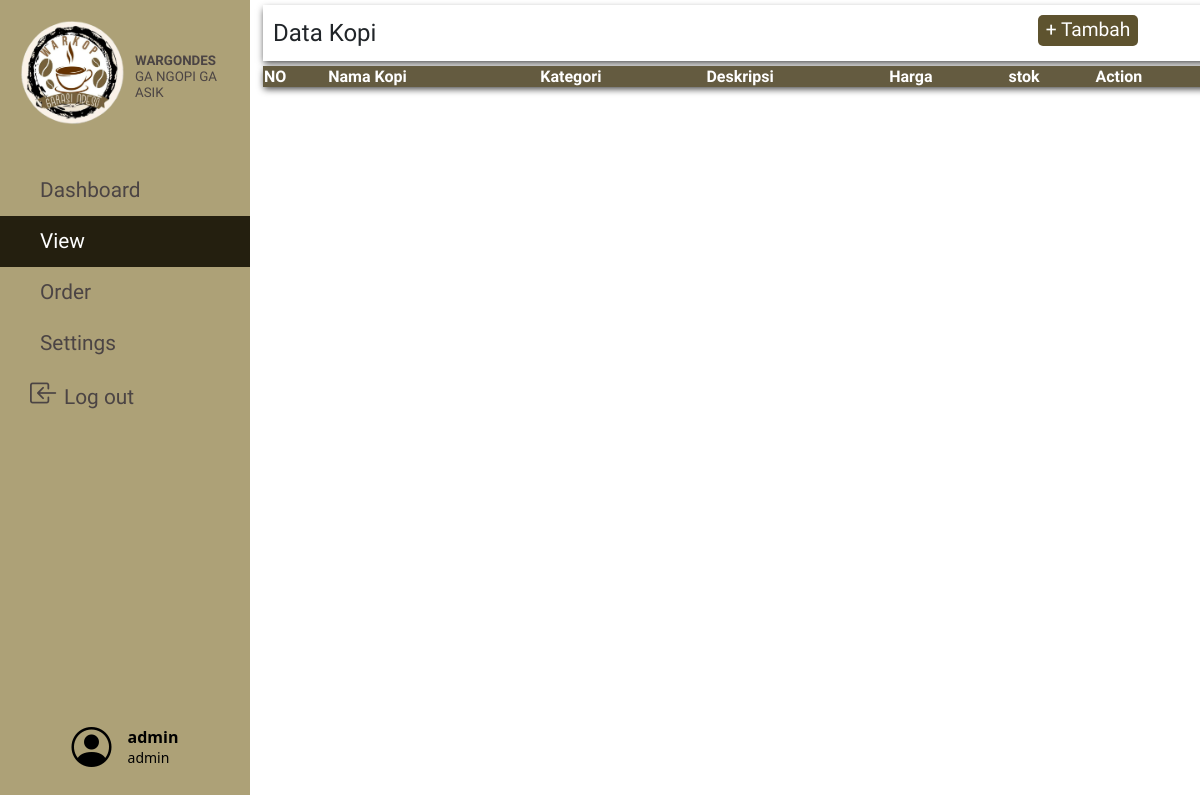
The page /php/viewProductPage.php (signed in) on the database as committed earlier.
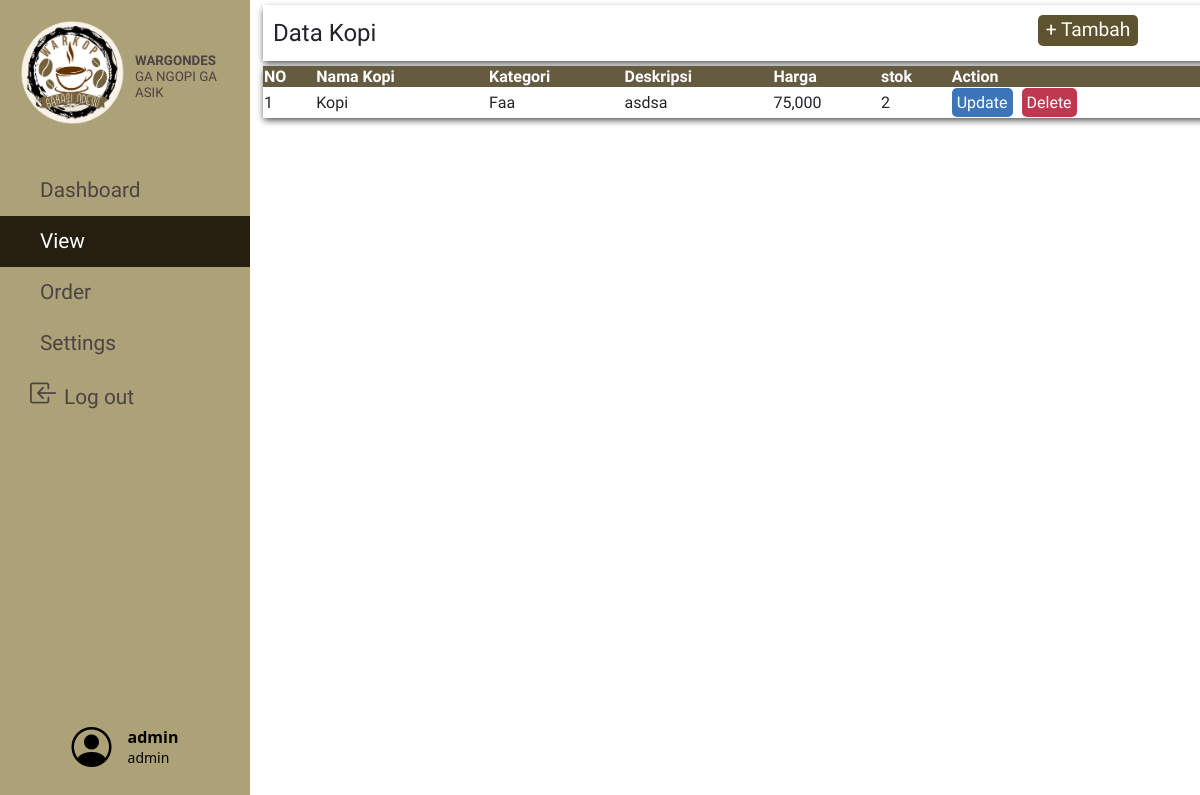
The same page on the database as committed later.
### tables this page shows
CREATE TABLE `kopi` (
  `id_kopi` int(11) NOT NULL,
  `id_kategori` int(11) NOT NULL,
  `namakopi` varchar(25) NOT NULL,
  `deskripsi` varchar(25) NOT NULL,
  `stok` int(11) NOT NULL,
  `harga` bigint(100) NOT NULL
);

CREATE TABLE `kategori` (
  `id_kategori` int(11) NOT NULL,
  `nama_kategori` text NOT NULL
);

### php/viewProductPage.php (the view, shortened to what this page needs)
<html>
	<?php $page = 'viewPage'; include('../include/header.php');?>
	<?php include('../include/navbar.php');?>
	<?php include('../database/db.php');?>
	<body style="background:url('https://img.freepik.com/free-photo/right-corner-coffee-beans-with-copy-space_23-2148255026.jpg?w=826&t=st=1690722306~exp=1690722906~hmac=857df898b9099e272b7c4738dd9a2e88d4b1ef4aa3c55a6ebd3c8b798e20c916');background-repeat:no-repeat;
background-position: center center;background-size: cover;">
		<div class="label productList">Data Kopi
			<button id="myBtn" style="width:100px;">+ Tambah</button>
		</div>
		<table id="product_list" class="dataTables_wrapper no-footer">
			<thead>
				<tr>
					<th>NO</th>
					<th>Nama Kopi</th>
					<th>Kategori</th>
					<th>Deskripsi</th>
					<th>Harga</th>
					<th>stok</th>
					<th>Action</th>
				</tr>
			</thead>
				<tbody>
					<?php
						$nomor = '1';
						$sql2 = "SELECT * FROM kopi LEFT JOIN kategori ON kategori.id_kategori=kopi.id_kategori ORDER BY kopi.id_kategori ASC";
						$query2 = $conn->query($sql2);
					?>
					<?php if ($query2->num_rows > 0): ?>
						<?php while($row = $query2->fetch_assoc()): ?>
							<tr>
								<td><?php echo $nomor++; ?></td>
								<td><?php echo $row["namakopi"]; ?></td>
								<td><?php echo $row["nama_kategori"]; ?></td>
								<td><?php echo $row["deskripsi"]; ?></td>
								<td><?php echo number_format($row["harga"]); ?></td>
								<td><?php echo $row["stok"]; ?></td>
								<td><button class="action update"
								data-id-kopi="<?php echo $row["id_kopi"]; ?>"
								data-namakopi="<?php echo $row["namakopi"]; ?>"
								data-id-kategori="<?php echo $row["id_kategori"]; ?>"
								data-deskripsi="<?php echo $row["deskripsi"]; ?>"
								data-stok="<?php echo $row["stok"]; ?>"
								data-harga="<?php echo $row["harga"]; ?>"
								>Update</button>
								<a onclick="return alert('Data kopi dihapus');" href="../actions/product_delete.php?kopi=<?php echo $row["id_kopi"];?>" class="action delete">Delete</td>
							</tr>
						<?php endwhile; ?>
					<?php endif; ?>
				</tbody>
		</table>
	</body>
</html>

Rows that differ between the two databases and show on the page:
added kopi: namakopi "Kopi", id_kategori.nama_kategori "Faa", deskripsi "asdsa", harga "75,000", stok "2"
